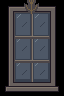

A 2D game scene composited from a Tiled map and its tileset images. What follows is a short description and the map's XML, with every tile layer's data as written:
An orthogonal 2x3 tile map with 32x32 px tiles, 1 tile layer (Assembly), 3 tilesets.

<map version="1.10" orientation="orthogonal" renderorder="right-down" width="2" height="3" tilewidth="32" tileheight="32" infinite="0" nextlayerid="2" nextobjectid="1">
  <tileset firstgid="1" source="../floors.tsx" />
  <tileset firstgid="321" source="../walls.tsx" />
  <tileset firstgid="961" source="../architecture.tsx" />
  <layer id="1" name="Assembly" width="2" height="3">
    <data encoding="csv">
1413,1414,
1429,1430,
1445,1446
</data>
  </layer>
</map>
